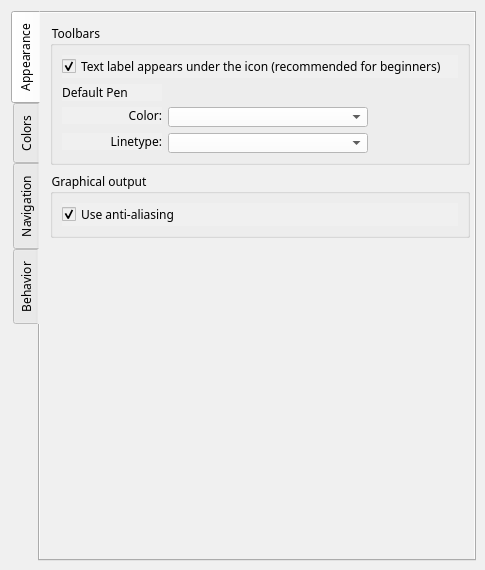
<?xml version="1.0" encoding="UTF-8"?>
<ui version="4.0">
 <class>PreferencesGraphicsViewPage</class>
 <widget class="QWidget" name="PreferencesGraphicsViewPage">
  <property name="geometry">
   <rect>
    <x>0</x>
    <y>0</y>
    <width>485</width>
    <height>570</height>
   </rect>
  </property>
  <property name="sizePolicy">
   <sizepolicy hsizetype="Fixed" vsizetype="Fixed">
    <horstretch>0</horstretch>
    <verstretch>0</verstretch>
   </sizepolicy>
  </property>
  <property name="minimumSize">
   <size>
    <width>485</width>
    <height>570</height>
   </size>
  </property>
  <property name="maximumSize">
   <size>
    <width>485</width>
    <height>570</height>
   </size>
  </property>
  <property name="font">
   <font>
    <pointsize>9</pointsize>
   </font>
  </property>
  <property name="windowTitle">
   <string notr="true">Configuration</string>
  </property>
  <property name="styleSheet">
   <string notr="true">background-color: rgb(240, 240, 240);</string>
  </property>
  <layout class="QVBoxLayout" name="verticalLayout">
   <item>
    <widget class="QTabWidget" name="graphicsViewTabWidget">
     <property name="sizePolicy">
      <sizepolicy hsizetype="Fixed" vsizetype="Fixed">
       <horstretch>0</horstretch>
       <verstretch>0</verstretch>
      </sizepolicy>
     </property>
     <property name="minimumSize">
      <size>
       <width>465</width>
       <height>550</height>
      </size>
     </property>
     <property name="maximumSize">
      <size>
       <width>465</width>
       <height>550</height>
      </size>
     </property>
     <property name="font">
      <font>
       <family>MS Shell Dlg 2 UI</family>
       <pointsize>9</pointsize>
      </font>
     </property>
     <property name="cursor">
      <cursorShape>ArrowCursor</cursorShape>
     </property>
     <property name="autoFillBackground">
      <bool>false</bool>
     </property>
     <property name="tabPosition">
      <enum>QTabWidget::West</enum>
     </property>
     <property name="currentIndex">
      <number>0</number>
     </property>
     <widget class="QWidget" name="appearanceTab">
      <attribute name="title">
       <string>Appearance</string>
      </attribute>
      <widget class="QWidget" name="layoutWidget">
       <property name="geometry">
        <rect>
         <x>10</x>
         <y>10</y>
         <width>422</width>
         <height>245</height>
        </rect>
       </property>
       <layout class="QVBoxLayout" name="verticalLayout_2">
        <item>
         <widget class="QGroupBox" name="toolbarsGroupBox">
          <property name="sizePolicy">
           <sizepolicy hsizetype="Fixed" vsizetype="Preferred">
            <horstretch>0</horstretch>
            <verstretch>0</verstretch>
           </sizepolicy>
          </property>
          <property name="minimumSize">
           <size>
            <width>420</width>
            <height>0</height>
           </size>
          </property>
          <property name="maximumSize">
           <size>
            <width>420</width>
            <height>16777215</height>
           </size>
          </property>
          <property name="font">
           <font>
            <family>MS Shell Dlg 2 UI</family>
            <pointsize>9</pointsize>
           </font>
          </property>
          <property name="title">
           <string>Toolbars</string>
          </property>
          <layout class="QFormLayout" name="formLayout">
           <item row="0" column="0" colspan="2">
            <widget class="QCheckBox" name="toolBarStyle_CheckBox">
             <property name="sizePolicy">
              <sizepolicy hsizetype="Preferred" vsizetype="Fixed">
               <horstretch>0</horstretch>
               <verstretch>0</verstretch>
              </sizepolicy>
             </property>
             <property name="font">
              <font>
               <family>MS Shell Dlg 2 UI</family>
               <pointsize>9</pointsize>
              </font>
             </property>
             <property name="text">
              <string>Text label appears under the icon (recommended for beginners)</string>
             </property>
             <property name="checked">
              <bool>true</bool>
             </property>
            </widget>
           </item>
           <item row="1" column="0">
            <widget class="QLabel" name="label_7">
             <property name="minimumSize">
              <size>
               <width>100</width>
               <height>0</height>
              </size>
             </property>
             <property name="maximumSize">
              <size>
               <width>100</width>
               <height>16777215</height>
              </size>
             </property>
             <property name="text">
              <string>Default Pen</string>
             </property>
            </widget>
           </item>
           <item row="3" column="0">
            <widget class="QLabel" name="dlColorLabel">
             <property name="sizePolicy">
              <sizepolicy hsizetype="Fixed" vsizetype="Fixed">
               <horstretch>0</horstretch>
               <verstretch>0</verstretch>
              </sizepolicy>
             </property>
             <property name="minimumSize">
              <size>
               <width>100</width>
               <height>14</height>
              </size>
             </property>
             <property name="maximumSize">
              <size>
               <width>100</width>
               <height>16777215</height>
              </size>
             </property>
             <property name="text">
              <string>Color:</string>
             </property>
             <property name="alignment">
              <set>Qt::AlignRight|Qt::AlignTrailing|Qt::AlignVCenter</set>
             </property>
            </widget>
           </item>
           <item row="3" column="1">
            <widget class="ColorComboBox" name="defaultPenColor_ComboBox">
             <property name="sizePolicy">
              <sizepolicy hsizetype="Fixed" vsizetype="Fixed">
               <horstretch>0</horstretch>
               <verstretch>0</verstretch>
              </sizepolicy>
             </property>
             <property name="minimumSize">
              <size>
               <width>200</width>
               <height>20</height>
              </size>
             </property>
             <property name="styleSheet">
              <string notr="true">background-color: rgb(255, 255, 255);</string>
             </property>
             <property name="maxVisibleItems">
              <number>15</number>
             </property>
             <property name="iconSize">
              <size>
               <width>40</width>
               <height>14</height>
              </size>
             </property>
            </widget>
           </item>
           <item row="4" column="1">
            <widget class="LineTypeComboBox" name="defaultPenLineType_ComboBox">
             <property name="sizePolicy">
              <sizepolicy hsizetype="Fixed" vsizetype="Fixed">
               <horstretch>0</horstretch>
               <verstretch>0</verstretch>
              </sizepolicy>
             </property>
             <property name="minimumSize">
              <size>
               <width>200</width>
               <height>20</height>
              </size>
             </property>
             <property name="styleSheet">
              <string notr="true">background-color: rgb(255, 255, 255);</string>
             </property>
             <property name="maxVisibleItems">
              <number>15</number>
             </property>
             <property name="iconSize">
              <size>
               <width>40</width>
               <height>14</height>
              </size>
             </property>
            </widget>
           </item>
           <item row="4" column="0">
            <widget class="QLabel" name="dlLineTypeLabel">
             <property name="sizePolicy">
              <sizepolicy hsizetype="Fixed" vsizetype="Fixed">
               <horstretch>0</horstretch>
               <verstretch>0</verstretch>
              </sizepolicy>
             </property>
             <property name="minimumSize">
              <size>
               <width>100</width>
               <height>14</height>
              </size>
             </property>
             <property name="maximumSize">
              <size>
               <width>100</width>
               <height>16777215</height>
              </size>
             </property>
             <property name="text">
              <string>Linetype:</string>
             </property>
             <property name="alignment">
              <set>Qt::AlignRight|Qt::AlignTrailing|Qt::AlignVCenter</set>
             </property>
            </widget>
           </item>
          </layout>
         </widget>
        </item>
        <item>
         <widget class="QGroupBox" name="outputGroupBox">
          <property name="sizePolicy">
           <sizepolicy hsizetype="Fixed" vsizetype="Preferred">
            <horstretch>0</horstretch>
            <verstretch>0</verstretch>
           </sizepolicy>
          </property>
          <property name="minimumSize">
           <size>
            <width>420</width>
            <height>0</height>
           </size>
          </property>
          <property name="maximumSize">
           <size>
            <width>420</width>
            <height>16777215</height>
           </size>
          </property>
          <property name="font">
           <font>
            <family>MS Shell Dlg 2 UI</family>
            <pointsize>9</pointsize>
           </font>
          </property>
          <property name="title">
           <string>Graphical output</string>
          </property>
          <layout class="QGridLayout" name="gridLayout_5">
           <item row="0" column="0">
            <widget class="QCheckBox" name="graphicsOutput_CheckBox">
             <property name="sizePolicy">
              <sizepolicy hsizetype="Preferred" vsizetype="Fixed">
               <horstretch>0</horstretch>
               <verstretch>0</verstretch>
              </sizepolicy>
             </property>
             <property name="minimumSize">
              <size>
               <width>0</width>
               <height>0</height>
              </size>
             </property>
             <property name="maximumSize">
              <size>
               <width>16777215</width>
               <height>16777215</height>
              </size>
             </property>
             <property name="font">
              <font>
               <family>MS Shell Dlg 2 UI</family>
               <pointsize>9</pointsize>
              </font>
             </property>
             <property name="text">
              <string>Use anti-aliasing</string>
             </property>
             <property name="checked">
              <bool>true</bool>
             </property>
            </widget>
           </item>
          </layout>
         </widget>
        </item>
        <item>
         <spacer name="verticalSpacer">
          <property name="orientation">
           <enum>Qt::Vertical</enum>
          </property>
          <property name="sizeHint" stdset="0">
           <size>
            <width>20</width>
            <height>40</height>
           </size>
          </property>
         </spacer>
        </item>
       </layout>
      </widget>
     </widget>
     <widget class="QWidget" name="colorsTab">
      <attribute name="title">
       <string>Colors</string>
      </attribute>
      <widget class="QGroupBox" name="zoomRubberBandGroupBox">
       <property name="geometry">
        <rect>
         <x>10</x>
         <y>10</y>
         <width>420</width>
         <height>80</height>
        </rect>
       </property>
       <property name="sizePolicy">
        <sizepolicy hsizetype="Fixed" vsizetype="Preferred">
         <horstretch>0</horstretch>
         <verstretch>0</verstretch>
        </sizepolicy>
       </property>
       <property name="minimumSize">
        <size>
         <width>420</width>
         <height>0</height>
        </size>
       </property>
       <property name="maximumSize">
        <size>
         <width>420</width>
         <height>16777215</height>
        </size>
       </property>
       <property name="font">
        <font>
         <family>MS Shell Dlg 2 UI</family>
         <pointsize>9</pointsize>
        </font>
       </property>
       <property name="title">
        <string>Zoom Rubberband</string>
       </property>
       <widget class="QLabel" name="zrbPositiveColorLabel">
        <property name="geometry">
         <rect>
          <x>20</x>
          <y>21</y>
          <width>85</width>
          <height>14</height>
         </rect>
        </property>
        <property name="sizePolicy">
         <sizepolicy hsizetype="Fixed" vsizetype="Fixed">
          <horstretch>0</horstretch>
          <verstretch>0</verstretch>
         </sizepolicy>
        </property>
        <property name="minimumSize">
         <size>
          <width>85</width>
          <height>14</height>
         </size>
        </property>
        <property name="font">
         <font>
          <family>MS Shell Dlg 2 UI</family>
          <pointsize>9</pointsize>
         </font>
        </property>
        <property name="text">
         <string>Positive:</string>
        </property>
        <property name="alignment">
         <set>Qt::AlignRight|Qt::AlignTrailing|Qt::AlignVCenter</set>
        </property>
       </widget>
       <widget class="QLabel" name="zrbNegativeColorLabel">
        <property name="geometry">
         <rect>
          <x>20</x>
          <y>50</y>
          <width>85</width>
          <height>14</height>
         </rect>
        </property>
        <property name="sizePolicy">
         <sizepolicy hsizetype="Fixed" vsizetype="Fixed">
          <horstretch>0</horstretch>
          <verstretch>0</verstretch>
         </sizepolicy>
        </property>
        <property name="minimumSize">
         <size>
          <width>85</width>
          <height>14</height>
         </size>
        </property>
        <property name="maximumSize">
         <size>
          <width>120</width>
          <height>16777215</height>
         </size>
        </property>
        <property name="font">
         <font>
          <family>MS Shell Dlg 2 UI</family>
          <pointsize>9</pointsize>
         </font>
        </property>
        <property name="text">
         <string>Negative:</string>
        </property>
        <property name="alignment">
         <set>Qt::AlignRight|Qt::AlignTrailing|Qt::AlignVCenter</set>
        </property>
       </widget>
       <widget class="ColorComboBox" name="zrbPositiveColor_ComboBox">
        <property name="geometry">
         <rect>
          <x>110</x>
          <y>21</y>
          <width>200</width>
          <height>18</height>
         </rect>
        </property>
        <property name="sizePolicy">
         <sizepolicy hsizetype="Fixed" vsizetype="Fixed">
          <horstretch>0</horstretch>
          <verstretch>0</verstretch>
         </sizepolicy>
        </property>
        <property name="styleSheet">
         <string notr="true">background-color: rgb(255, 255, 255);</string>
        </property>
        <property name="maxVisibleItems">
         <number>15</number>
        </property>
        <property name="iconSize">
         <size>
          <width>40</width>
          <height>14</height>
         </size>
        </property>
       </widget>
       <widget class="ColorComboBox" name="zrbNegativeColor_ComboBox">
        <property name="geometry">
         <rect>
          <x>110</x>
          <y>48</y>
          <width>200</width>
          <height>18</height>
         </rect>
        </property>
        <property name="sizePolicy">
         <sizepolicy hsizetype="Fixed" vsizetype="Fixed">
          <horstretch>0</horstretch>
          <verstretch>0</verstretch>
         </sizepolicy>
        </property>
        <property name="styleSheet">
         <string notr="true">background-color: rgb(255, 255, 255);</string>
        </property>
        <property name="maxVisibleItems">
         <number>15</number>
        </property>
        <property name="iconSize">
         <size>
          <width>40</width>
          <height>14</height>
         </size>
        </property>
       </widget>
      </widget>
     </widget>
     <widget class="QWidget" name="navigationTab">
      <attribute name="title">
       <string>Navigation</string>
      </attribute>
      <widget class="QGroupBox" name="zoomGroupBox">
       <property name="geometry">
        <rect>
         <x>10</x>
         <y>170</y>
         <width>420</width>
         <height>80</height>
        </rect>
       </property>
       <property name="sizePolicy">
        <sizepolicy hsizetype="Fixed" vsizetype="Preferred">
         <horstretch>0</horstretch>
         <verstretch>0</verstretch>
        </sizepolicy>
       </property>
       <property name="minimumSize">
        <size>
         <width>420</width>
         <height>80</height>
        </size>
       </property>
       <property name="maximumSize">
        <size>
         <width>420</width>
         <height>16777215</height>
        </size>
       </property>
       <property name="font">
        <font>
         <family>MS Shell Dlg 2 UI</family>
         <pointsize>9</pointsize>
        </font>
       </property>
       <property name="title">
        <string>Zoom</string>
       </property>
       <layout class="QGridLayout" name="gridLayout_2" columnminimumwidth="110,0">
        <item row="0" column="0" colspan="2">
         <widget class="QCheckBox" name="zoomModKey_CheckBox">
          <property name="sizePolicy">
           <sizepolicy hsizetype="Fixed" vsizetype="Fixed">
            <horstretch>0</horstretch>
            <verstretch>0</verstretch>
           </sizepolicy>
          </property>
          <property name="minimumSize">
           <size>
            <width>0</width>
            <height>14</height>
           </size>
          </property>
          <property name="font">
           <font>
            <family>MS Shell Dlg 2 UI</family>
            <pointsize>9</pointsize>
           </font>
          </property>
          <property name="text">
           <string>Use CTRL modifier</string>
          </property>
          <property name="checked">
           <bool>true</bool>
          </property>
         </widget>
        </item>
        <item row="1" column="0">
         <widget class="QLabel" name="label">
          <property name="font">
           <font>
            <family>MS Shell Dlg 2 UI</family>
            <pointsize>9</pointsize>
           </font>
          </property>
          <property name="text">
           <string>          Speed:</string>
          </property>
          <property name="alignment">
           <set>Qt::AlignRight|Qt::AlignTrailing|Qt::AlignVCenter</set>
          </property>
         </widget>
        </item>
        <item row="1" column="1">
         <layout class="QHBoxLayout" name="horizontalLayout_2">
          <item>
           <widget class="QLabel" name="label_2">
            <property name="maximumSize">
             <size>
              <width>10</width>
              <height>16777215</height>
             </size>
            </property>
            <property name="font">
             <font>
              <family>MS Shell Dlg 2 UI</family>
              <pointsize>9</pointsize>
             </font>
            </property>
            <property name="text">
             <string>-</string>
            </property>
            <property name="alignment">
             <set>Qt::AlignRight|Qt::AlignTrailing|Qt::AlignVCenter</set>
            </property>
            <property name="indent">
             <number>0</number>
            </property>
           </widget>
          </item>
          <item>
           <widget class="QSlider" name="zoomSpeedFactor_Slider">
            <property name="sizePolicy">
             <sizepolicy hsizetype="Preferred" vsizetype="Fixed">
              <horstretch>0</horstretch>
              <verstretch>0</verstretch>
             </sizepolicy>
            </property>
            <property name="minimumSize">
             <size>
              <width>240</width>
              <height>22</height>
             </size>
            </property>
            <property name="maximumSize">
             <size>
              <width>225</width>
              <height>16777215</height>
             </size>
            </property>
            <property name="styleSheet">
             <string notr="true">QSlider::groove:horizontal {
border: 1px solid #bbb;
background: white;
height: 10px;
border-radius: 4px;
}

QSlider::sub-page:horizontal {
background: qlineargradient(x1: 0, y1: 0,    x2: 0, y2: 1,
stop: 0 #66e, stop: 1 #bbf);
background: qlineargradient(x1: 0, y1: 0.2, x2: 1, y2: 1,
stop: 0 #bbf, stop: 1 #55f);
border: 1px solid #777;
height: 10px;
border-radius: 4px;
}

QSlider::add-page:horizontal {
background: #fff;
border: 1px solid #777;
height: 10px;
border-radius: 4px;
}

QSlider::handle:horizontal {
background: qlineargradient(x1:0, y1:0, x2:1, y2:1,
stop:0 #eee, stop:1 #ccc);
border: 1px solid #777;
width: 13px;
margin-top: -2px;
margin-bottom: -2px;
border-radius: 4px;
}

QSlider::handle:horizontal:hover {
background: qlineargradient(x1:0, y1:0, x2:1, y2:1,
stop:0 #fff, stop:1 #ddd);
border: 1px solid #444;
border-radius: 4px;
}

QSlider::sub-page:horizontal:disabled {
background: #bbb;
border-color: #999;
}

QSlider::add-page:horizontal:disabled {
background: #eee;
border-color: #999;
}

QSlider::handle:horizontal:disabled {
background: #eee;
border: 1px solid #aaa;
border-radius: 4px;
}</string>
            </property>
            <property name="maximum">
             <number>32</number>
            </property>
            <property name="sliderPosition">
             <number>16</number>
            </property>
            <property name="orientation">
             <enum>Qt::Horizontal</enum>
            </property>
           </widget>
          </item>
          <item>
           <widget class="QLabel" name="label_6">
            <property name="maximumSize">
             <size>
              <width>10</width>
              <height>16777215</height>
             </size>
            </property>
            <property name="font">
             <font>
              <family>MS Shell Dlg 2 UI</family>
              <pointsize>9</pointsize>
             </font>
            </property>
            <property name="text">
             <string>+</string>
            </property>
            <property name="alignment">
             <set>Qt::AlignLeading|Qt::AlignLeft|Qt::AlignVCenter</set>
            </property>
           </widget>
          </item>
         </layout>
        </item>
       </layout>
      </widget>
      <widget class="QGroupBox" name="scrollBarGroupBox">
       <property name="geometry">
        <rect>
         <x>10</x>
         <y>9</y>
         <width>420</width>
         <height>152</height>
        </rect>
       </property>
       <property name="sizePolicy">
        <sizepolicy hsizetype="Fixed" vsizetype="Fixed">
         <horstretch>0</horstretch>
         <verstretch>0</verstretch>
        </sizepolicy>
       </property>
       <property name="minimumSize">
        <size>
         <width>420</width>
         <height>150</height>
        </size>
       </property>
       <property name="maximumSize">
        <size>
         <width>420</width>
         <height>16777215</height>
        </size>
       </property>
       <property name="font">
        <font>
         <family>MS Shell Dlg 2 UI</family>
         <pointsize>9</pointsize>
        </font>
       </property>
       <property name="title">
        <string>Scrollbars</string>
       </property>
       <property name="alignment">
        <set>Qt::AlignLeading|Qt::AlignLeft|Qt::AlignVCenter</set>
       </property>
       <layout class="QGridLayout" name="gridLayout" columnstretch="0,0" columnminimumwidth="110,0">
        <property name="sizeConstraint">
         <enum>QLayout::SetDefaultConstraint</enum>
        </property>
        <item row="0" column="0" colspan="2">
         <widget class="QCheckBox" name="showScrollBars_CheckBox">
          <property name="sizePolicy">
           <sizepolicy hsizetype="Fixed" vsizetype="Fixed">
            <horstretch>0</horstretch>
            <verstretch>0</verstretch>
           </sizepolicy>
          </property>
          <property name="minimumSize">
           <size>
            <width>0</width>
            <height>14</height>
           </size>
          </property>
          <property name="font">
           <font>
            <family>MS Shell Dlg 2 UI</family>
            <pointsize>9</pointsize>
           </font>
          </property>
          <property name="text">
           <string>Show Scrollbars</string>
          </property>
          <property name="checked">
           <bool>true</bool>
          </property>
         </widget>
        </item>
        <item row="1" column="0">
         <widget class="QLabel" name="scrollBarWidthLabel">
          <property name="sizePolicy">
           <sizepolicy hsizetype="Preferred" vsizetype="Preferred">
            <horstretch>0</horstretch>
            <verstretch>0</verstretch>
           </sizepolicy>
          </property>
          <property name="minimumSize">
           <size>
            <width>80</width>
            <height>14</height>
           </size>
          </property>
          <property name="font">
           <font>
            <family>MS Shell Dlg 2 UI</family>
            <pointsize>9</pointsize>
           </font>
          </property>
          <property name="text">
           <string>Width:</string>
          </property>
          <property name="alignment">
           <set>Qt::AlignRight|Qt::AlignTrailing|Qt::AlignVCenter</set>
          </property>
         </widget>
        </item>
        <item row="1" column="1">
         <widget class="QSpinBox" name="scrollBarWidth_SpinBox">
          <property name="maximumSize">
           <size>
            <width>80</width>
            <height>16777215</height>
           </size>
          </property>
          <property name="font">
           <font>
            <family>MS Shell Dlg 2 UI</family>
            <pointsize>9</pointsize>
           </font>
          </property>
          <property name="styleSheet">
           <string notr="true">background-color: rgb(255, 255, 255);</string>
          </property>
          <property name="alignment">
           <set>Qt::AlignRight|Qt::AlignTrailing|Qt::AlignVCenter</set>
          </property>
          <property name="suffix">
           <string> px</string>
          </property>
          <property name="minimum">
           <number>8</number>
          </property>
          <property name="maximum">
           <number>20</number>
          </property>
          <property name="value">
           <number>10</number>
          </property>
         </widget>
        </item>
        <item row="2" column="0">
         <widget class="QLabel" name="scrollDurationLabel">
          <property name="font">
           <font>
            <family>MS Shell Dlg 2 UI</family>
            <pointsize>9</pointsize>
           </font>
          </property>
          <property name="text">
           <string>Duration:</string>
          </property>
          <property name="alignment">
           <set>Qt::AlignRight|Qt::AlignTrailing|Qt::AlignVCenter</set>
          </property>
         </widget>
        </item>
        <item row="2" column="1">
         <widget class="QSpinBox" name="scrollDuration_SpinBox">
          <property name="maximumSize">
           <size>
            <width>80</width>
            <height>16777215</height>
           </size>
          </property>
          <property name="font">
           <font>
            <family>MS Shell Dlg 2 UI</family>
            <pointsize>9</pointsize>
           </font>
          </property>
          <property name="toolTip">
           <string>Scrolling animation duration</string>
          </property>
          <property name="alignment">
           <set>Qt::AlignRight|Qt::AlignTrailing|Qt::AlignVCenter</set>
          </property>
          <property name="suffix">
           <string comment="milliseconds"> ms</string>
          </property>
          <property name="minimum">
           <number>100</number>
          </property>
          <property name="maximum">
           <number>1000</number>
          </property>
          <property name="value">
           <number>300</number>
          </property>
         </widget>
        </item>
        <item row="3" column="0">
         <widget class="QLabel" name="scrollUpdateIntervalLabel">
          <property name="font">
           <font>
            <family>MS Shell Dlg 2 UI</family>
            <pointsize>9</pointsize>
           </font>
          </property>
          <property name="text">
           <string>Update Iinterval:</string>
          </property>
          <property name="alignment">
           <set>Qt::AlignRight|Qt::AlignTrailing|Qt::AlignVCenter</set>
          </property>
         </widget>
        </item>
        <item row="3" column="1">
         <widget class="QSpinBox" name="scrollUpdateInterval_SpinBox">
          <property name="maximumSize">
           <size>
            <width>80</width>
            <height>16777215</height>
           </size>
          </property>
          <property name="font">
           <font>
            <family>MS Shell Dlg 2 UI</family>
            <pointsize>9</pointsize>
           </font>
          </property>
          <property name="toolTip">
           <string>Time in milliseconds between each animation update</string>
          </property>
          <property name="alignment">
           <set>Qt::AlignRight|Qt::AlignTrailing|Qt::AlignVCenter</set>
          </property>
          <property name="suffix">
           <string comment="milliseconds"> ms</string>
          </property>
          <property name="minimum">
           <number>10</number>
          </property>
          <property name="maximum">
           <number>100</number>
          </property>
          <property name="value">
           <number>30</number>
          </property>
         </widget>
        </item>
        <item row="4" column="0">
         <widget class="QLabel" name="label_3">
          <property name="font">
           <font>
            <family>MS Shell Dlg 2 UI</family>
            <pointsize>9</pointsize>
           </font>
          </property>
          <property name="text">
           <string>Speed:</string>
          </property>
          <property name="alignment">
           <set>Qt::AlignRight|Qt::AlignTrailing|Qt::AlignVCenter</set>
          </property>
         </widget>
        </item>
        <item row="4" column="1">
         <layout class="QHBoxLayout" name="horizontalLayout">
          <item>
           <widget class="QLabel" name="label_5">
            <property name="maximumSize">
             <size>
              <width>10</width>
              <height>16777215</height>
             </size>
            </property>
            <property name="font">
             <font>
              <family>MS Shell Dlg 2 UI</family>
              <pointsize>9</pointsize>
             </font>
            </property>
            <property name="text">
             <string>-</string>
            </property>
            <property name="alignment">
             <set>Qt::AlignRight|Qt::AlignTrailing|Qt::AlignVCenter</set>
            </property>
           </widget>
          </item>
          <item>
           <widget class="QSlider" name="scrollSpeedFactor_Slider">
            <property name="minimumSize">
             <size>
              <width>225</width>
              <height>0</height>
             </size>
            </property>
            <property name="maximumSize">
             <size>
              <width>240</width>
              <height>16777215</height>
             </size>
            </property>
            <property name="styleSheet">
             <string notr="true">QSlider::groove:horizontal {
border: 1px solid #bbb;
background: white;
height: 10px;
border-radius: 4px;
}

QSlider::sub-page:horizontal {
background: qlineargradient(x1: 0, y1: 0,    x2: 0, y2: 1,
stop: 0 #66e, stop: 1 #bbf);
background: qlineargradient(x1: 0, y1: 0.2, x2: 1, y2: 1,
stop: 0 #bbf, stop: 1 #55f);
border: 1px solid #777;
height: 10px;
border-radius: 4px;
}

QSlider::add-page:horizontal {
background: #fff;
border: 1px solid #777;
height: 10px;
border-radius: 4px;
}

QSlider::handle:horizontal {
background: qlineargradient(x1:0, y1:0, x2:1, y2:1,
stop:0 #eee, stop:1 #ccc);
border: 1px solid #777;
width: 13px;
margin-top: -2px;
margin-bottom: -2px;
border-radius: 4px;
}

QSlider::handle:horizontal:hover {
background: qlineargradient(x1:0, y1:0, x2:1, y2:1,
stop:0 #fff, stop:1 #ddd);
border: 1px solid #444;
border-radius: 4px;
}

QSlider::sub-page:horizontal:disabled {
background: #bbb;
border-color: #999;
}

QSlider::add-page:horizontal:disabled {
background: #eee;
border-color: #999;
}

QSlider::handle:horizontal:disabled {
background: #eee;
border: 1px solid #aaa;
border-radius: 4px;
}</string>
            </property>
            <property name="minimum">
             <number>10</number>
            </property>
            <property name="maximum">
             <number>100</number>
            </property>
            <property name="value">
             <number>20</number>
            </property>
            <property name="sliderPosition">
             <number>20</number>
            </property>
            <property name="orientation">
             <enum>Qt::Horizontal</enum>
            </property>
           </widget>
          </item>
          <item>
           <widget class="QLabel" name="label_4">
            <property name="maximumSize">
             <size>
              <width>10</width>
              <height>16777215</height>
             </size>
            </property>
            <property name="font">
             <font>
              <family>MS Shell Dlg 2 UI</family>
              <pointsize>9</pointsize>
             </font>
            </property>
            <property name="text">
             <string>+</string>
            </property>
            <property name="indent">
             <number>0</number>
            </property>
           </widget>
          </item>
         </layout>
        </item>
       </layout>
      </widget>
     </widget>
     <widget class="QWidget" name="behaviorTab">
      <attribute name="title">
       <string>Behavior</string>
      </attribute>
      <widget class="QWidget" name="layoutWidget">
       <property name="geometry">
        <rect>
         <x>10</x>
         <y>10</y>
         <width>422</width>
         <height>147</height>
        </rect>
       </property>
       <layout class="QVBoxLayout" name="verticalLayout_3">
        <item>
         <widget class="QGroupBox" name="constainGroupBox">
          <property name="sizePolicy">
           <sizepolicy hsizetype="Fixed" vsizetype="Fixed">
            <horstretch>0</horstretch>
            <verstretch>0</verstretch>
           </sizepolicy>
          </property>
          <property name="minimumSize">
           <size>
            <width>420</width>
            <height>0</height>
           </size>
          </property>
          <property name="maximumSize">
           <size>
            <width>420</width>
            <height>16777215</height>
           </size>
          </property>
          <property name="font">
           <font>
            <family>MS Shell Dlg 2 UI</family>
            <pointsize>9</pointsize>
           </font>
          </property>
          <property name="title">
           <string>Constraints</string>
          </property>
          <property name="alignment">
           <set>Qt::AlignLeading|Qt::AlignLeft|Qt::AlignVCenter</set>
          </property>
          <layout class="QGridLayout" name="gridLayout_4">
           <item row="0" column="0" colspan="2">
            <widget class="QCheckBox" name="constrainModKey_CheckBox">
             <property name="sizePolicy">
              <sizepolicy hsizetype="Fixed" vsizetype="Fixed">
               <horstretch>0</horstretch>
               <verstretch>0</verstretch>
              </sizepolicy>
             </property>
             <property name="minimumSize">
              <size>
               <width>0</width>
               <height>18</height>
              </size>
             </property>
             <property name="maximumSize">
              <size>
               <width>16777215</width>
               <height>18</height>
              </size>
             </property>
             <property name="font">
              <font>
               <family>MS Shell Dlg 2 UI</family>
               <pointsize>9</pointsize>
              </font>
             </property>
             <property name="text">
              <string>Use CTRL Modifier</string>
             </property>
             <property name="checked">
              <bool>true</bool>
             </property>
            </widget>
           </item>
           <item row="1" column="0">
            <widget class="QLabel" name="constainValueLabel">
             <property name="sizePolicy">
              <sizepolicy hsizetype="Fixed" vsizetype="Fixed">
               <horstretch>0</horstretch>
               <verstretch>0</verstretch>
              </sizepolicy>
             </property>
             <property name="minimumSize">
              <size>
               <width>90</width>
               <height>14</height>
              </size>
             </property>
             <property name="font">
              <font>
               <family>MS Shell Dlg 2 UI</family>
               <pointsize>9</pointsize>
              </font>
             </property>
             <property name="text">
              <string>Angle Step:</string>
             </property>
             <property name="alignment">
              <set>Qt::AlignRight|Qt::AlignTrailing|Qt::AlignVCenter</set>
             </property>
            </widget>
           </item>
           <item row="1" column="1">
            <widget class="QDoubleSpinBox" name="constrainValue_DoubleSpinBox">
             <property name="minimumSize">
              <size>
               <width>90</width>
               <height>0</height>
              </size>
             </property>
             <property name="font">
              <font>
               <family>MS Shell Dlg 2 UI</family>
               <pointsize>9</pointsize>
              </font>
             </property>
             <property name="styleSheet">
              <string notr="true">background-color: rgb(255, 255, 255);</string>
             </property>
             <property name="alignment">
              <set>Qt::AlignRight|Qt::AlignTrailing|Qt::AlignVCenter</set>
             </property>
             <property name="suffix">
              <string> deg</string>
             </property>
             <property name="minimum">
              <double>5.000000000000000</double>
             </property>
             <property name="maximum">
              <double>60.000000000000000</double>
             </property>
             <property name="singleStep">
              <double>5.000000000000000</double>
             </property>
             <property name="value">
              <double>10.000000000000000</double>
             </property>
            </widget>
           </item>
           <item row="1" column="2">
            <spacer name="horizontalSpacer">
             <property name="orientation">
              <enum>Qt::Horizontal</enum>
             </property>
             <property name="sizeHint" stdset="0">
              <size>
               <width>40</width>
               <height>20</height>
              </size>
             </property>
            </spacer>
           </item>
          </layout>
         </widget>
        </item>
        <item>
         <widget class="QGroupBox" name="groupBox">
          <property name="minimumSize">
           <size>
            <width>420</width>
            <height>0</height>
           </size>
          </property>
          <property name="maximumSize">
           <size>
            <width>420</width>
            <height>16777215</height>
           </size>
          </property>
          <property name="font">
           <font>
            <family>MS Shell Dlg 2 UI</family>
            <pointsize>9</pointsize>
           </font>
          </property>
          <property name="title">
           <string>Zoom</string>
          </property>
          <layout class="QGridLayout" name="gridLayout_3">
           <item row="0" column="0">
            <widget class="QCheckBox" name="zoomDoubleClick_CheckBox">
             <property name="font">
              <font>
               <family>MS Shell Dlg 2 UI</family>
               <pointsize>9</pointsize>
              </font>
             </property>
             <property name="text">
              <string>Zoom to selected with double click</string>
             </property>
             <property name="checked">
              <bool>true</bool>
             </property>
            </widget>
           </item>
          </layout>
         </widget>
        </item>
        <item>
         <spacer name="verticalSpacer_2">
          <property name="orientation">
           <enum>Qt::Vertical</enum>
          </property>
          <property name="sizeHint" stdset="0">
           <size>
            <width>20</width>
            <height>40</height>
           </size>
          </property>
         </spacer>
        </item>
       </layout>
      </widget>
     </widget>
    </widget>
   </item>
  </layout>
 </widget>
 <customwidgets>
  <customwidget>
   <class>ColorComboBox</class>
   <extends>QComboBox</extends>
   <header location="global">color_combobox.h</header>
  </customwidget>
  <customwidget>
   <class>LineTypeComboBox</class>
   <extends>QComboBox</extends>
   <header location="global">linetype_combobox.h</header>
  </customwidget>
 </customwidgets>
 <resources/>
 <connections/>
</ui>
